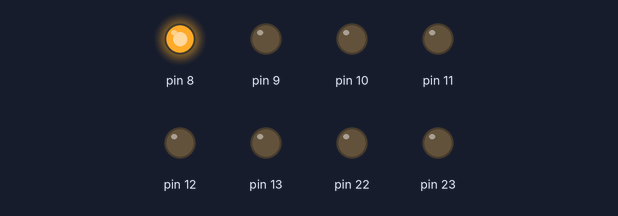
A sketch run on a simulated Arduino Uno, built with avr-gcc and run on an emulated ATmega328P. Shown: output pins drawn as LEDs (lit = HIGH).

Above: at 0.1 s.
At 0.54 s:
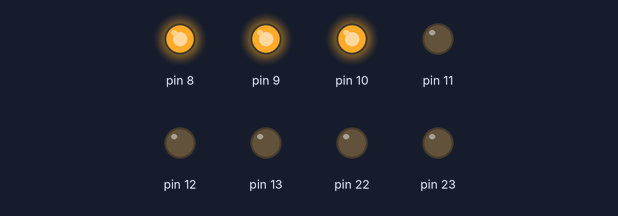
At 0.76 s:
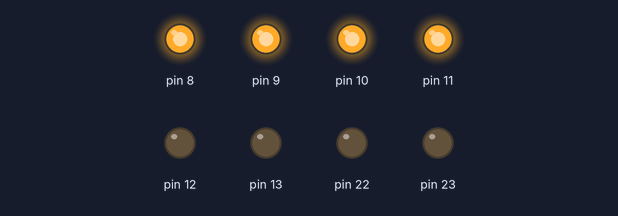
At 1.42 s:
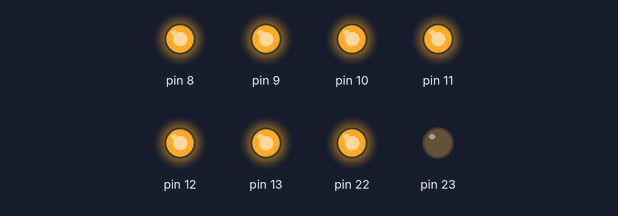
At 2.07 s:
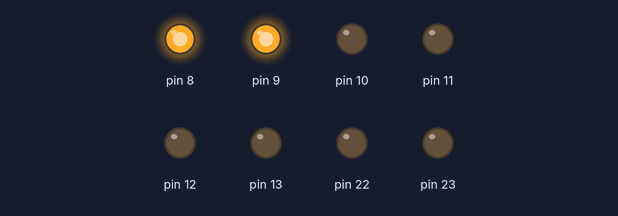
At 2.73 s:
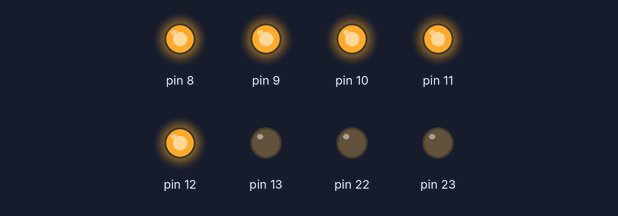
Timing chart, 0 to 3.0 s (numbered marks = the images above):
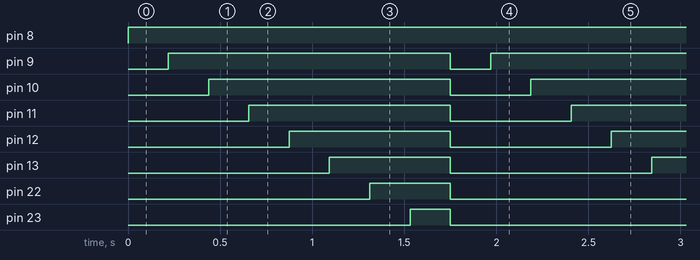

The sketch:

sketch.ino
```cpp
void setup() {
  // put your setup code here, to run once:
  volatile char *portB_DDR = (char*)0x24;
  *portB_DDR = 0xFF;
}

void loop() {
  // put your main code here, to run repeatedly:
  volatile char *data = (char*)0x25;
  volatile long i;
  *data = 0b00000000;
  for(volatile int x = 0; x<8; x++){
    *data = (*data)|(1<<x);
    for(volatile long i = 0; i<100000; i++);
  }
}
```

Measured:
- by itself, pin 8: LOW → HIGH at 0.00 s
- by itself, pin 9: alternates HIGH for 1.5 s and LOW for 0.22 s
- by itself, pin 10: alternates HIGH for 1.3 s and LOW for 0.44 s
- by itself, pin 11: alternates HIGH for 1.1 s and LOW for 0.66 s
- by itself, pin 12: alternates HIGH for 0.88 s and LOW for 0.88 s
- by itself, pin 13: alternates HIGH for 0.66 s and LOW for 1.1 s
- by itself, pin 22: alternates HIGH for 0.44 s and LOW for 1.3 s
- by itself, pin 23: alternates HIGH for 0.22 s and LOW for 1.5 s
